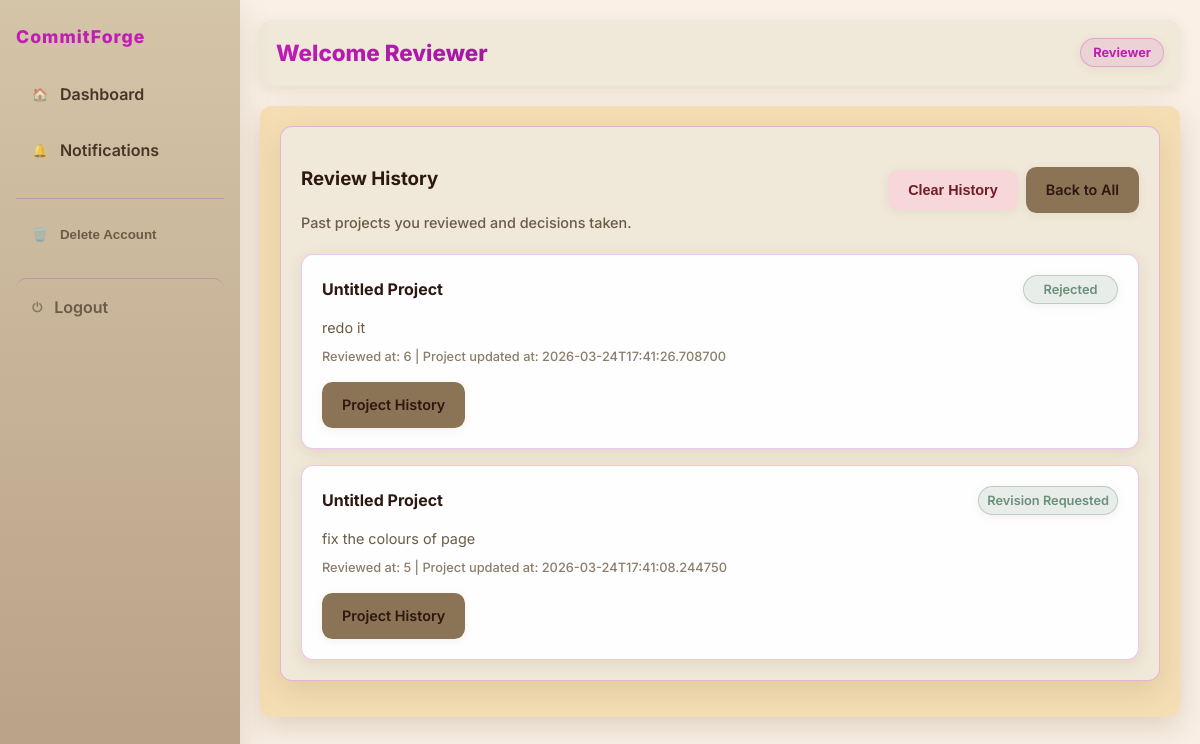
The page /reviewer/history (signed in) on the database its author committed.
### tables this page shows
CREATE TABLE reviews (
        id INTEGER PRIMARY KEY AUTOINCREMENT,
        project_id INTEGER,
        reviewer_id INTEGER,
        feedback TEXT,
        decision TEXT
    );

CREATE TABLE projects (
        id INTEGER PRIMARY KEY AUTOINCREMENT,
        contributor_id INTEGER,
        title TEXT,
        description TEXT,
        category TEXT,
        demo_link TEXT,
        github_link TEXT,
        zip_path TEXT,
        status TEXT
    , created_at TEXT, updated_at TEXT, deleted_at TEXT, assigned_reviewer_id INTEGER, assigned_at TEXT);

### routes/reviewer_routes.py (the view)
@reviewer_bp.route("/reviewer/history")
def history():
    conn = get_db()
    reviews = conn.execute("""
        SELECT r.*, p.title AS project_title, p.updated_at AS project_updated_at
        FROM reviews r
        LEFT JOIN projects p ON r.project_id = p.id
        WHERE r.reviewer_id = ?
        ORDER BY r.id DESC
    """, (session["user_id"],)).fetchall()
    return render_template("reviewer/review_history.html", reviews=reviews)

### utils/db.py (called while the page is built)
def get_db():
    conn = sqlite3.connect("database.db")
    conn.row_factory = sqlite3.Row
    return conn

### templates/reviewer/review_history.html
{% extends "base.html" %}
{% block content %}
<div class="panel">
    <div class="dashboard-header">
        <div>
            <h3>Review History</h3>
            <p class="dashboard-subtitle">Past projects you reviewed and decisions taken.</p>
        </div>
        <div class="dashboard-stats" style="display:flex; gap:0.5rem; align-items:center;">
            <form method="POST" action="/reviewer/history/clear"
                onsubmit="return confirm('Clear all review history? This cannot be undone.')" style="margin:0;">
                <button type="submit" class="btn-secondary"
                    style="background:#f8d7da; color:#721c24; border-color:#f5c6cb;">Clear History</button>
            </form>
            <a class="btn-secondary" href="/reviewer/dashboard">Back to All</a>
        </div>
    </div>
    {% if reviews %}
    <ul class="project-grid">
        {% for r in reviews %}
        <li class="project-item">
            <div class="project-header">
                <strong class="project-title">{{ r.project_title or 'Untitled Project' }}</strong>
                <span class="pill status-pill">{{ r.decision }}</span>
            </div>
            <div class="project-desc">{{ r.feedback or 'No feedback provided' }}</div>
            <div class="project-meta">Reviewed at: {{ r.id }} | Project updated at: {{ r.project_updated_at or 'N/A' }}
            </div>
            <div class="project-actions">
                <a class="btn-secondary btn-small" href="/reviewer/project-history/{{ r.project_id }}">Project
                    History</a>
            </div>
        </li>
        {% endfor %}
    </ul>
    {% else %}
    <p>You have not reviewed any projects yet.</p>
    {% endif %}
</div>
{% endblock %}

### rows shown on the page
reviews: title "Untitled Project", decision "Rejected", feedback "redo it", id "6", updated_at "2026-03-24T17:41:26.708700"
reviews: title "Untitled Project", decision "Revision Requested", feedback "fix the colours of page", id "5", updated_at "2026-03-24T17:41:08.244750"

### other values the page prints
{{ session.get('role') }} "Reviewer"
